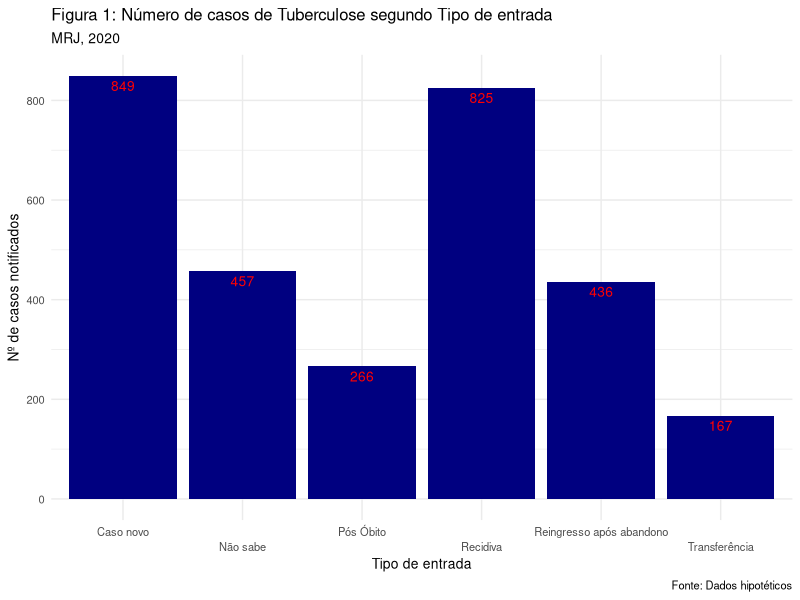
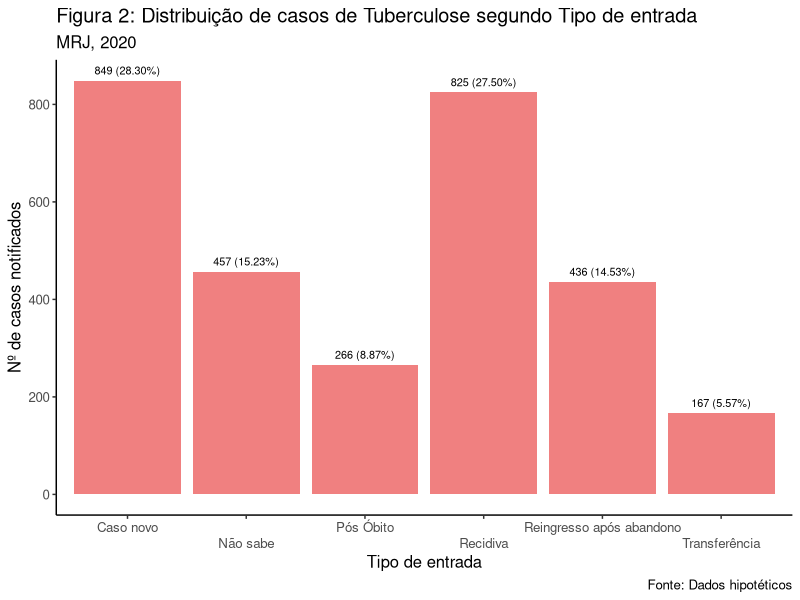
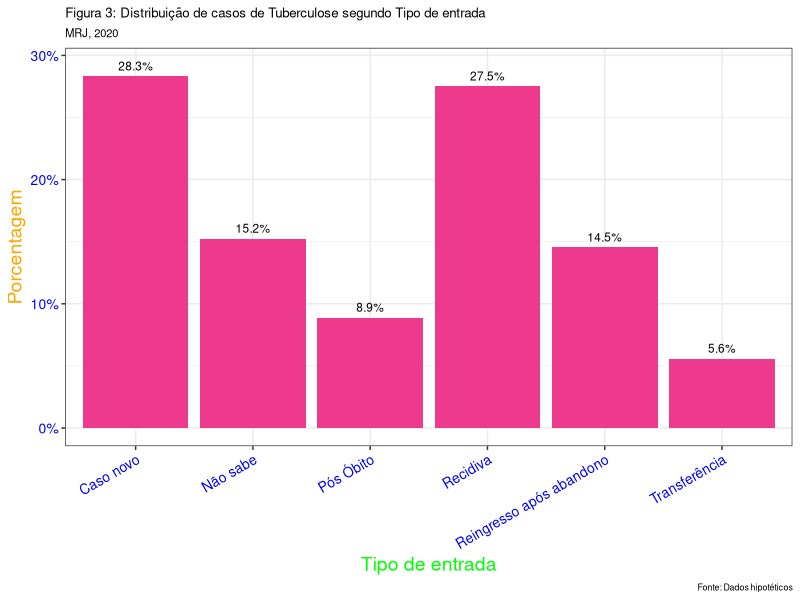
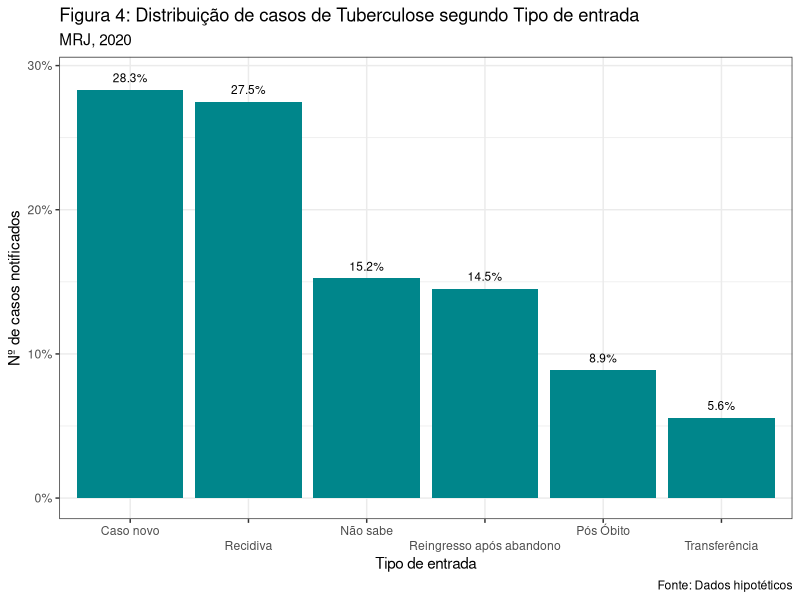
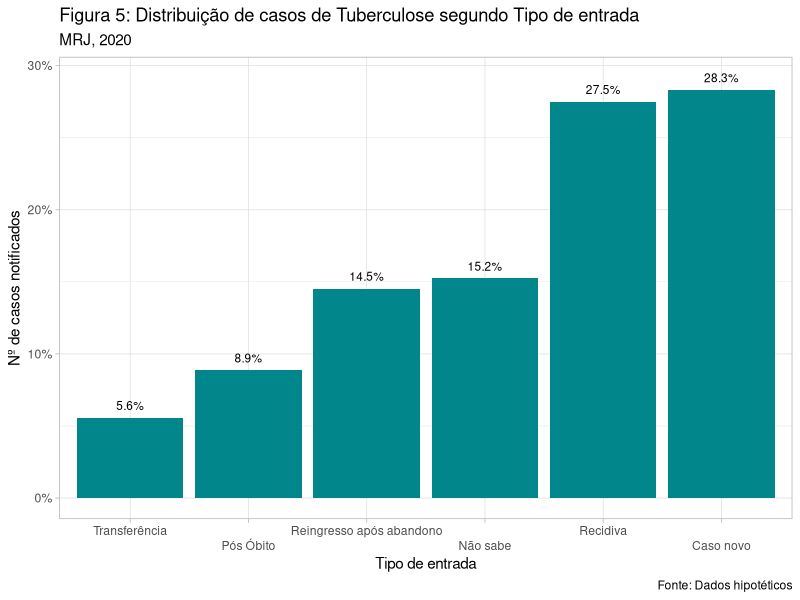
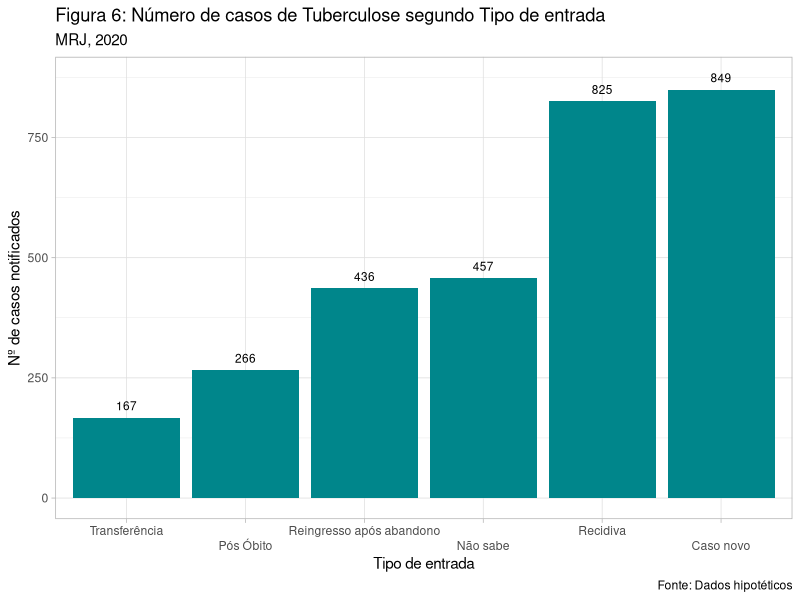
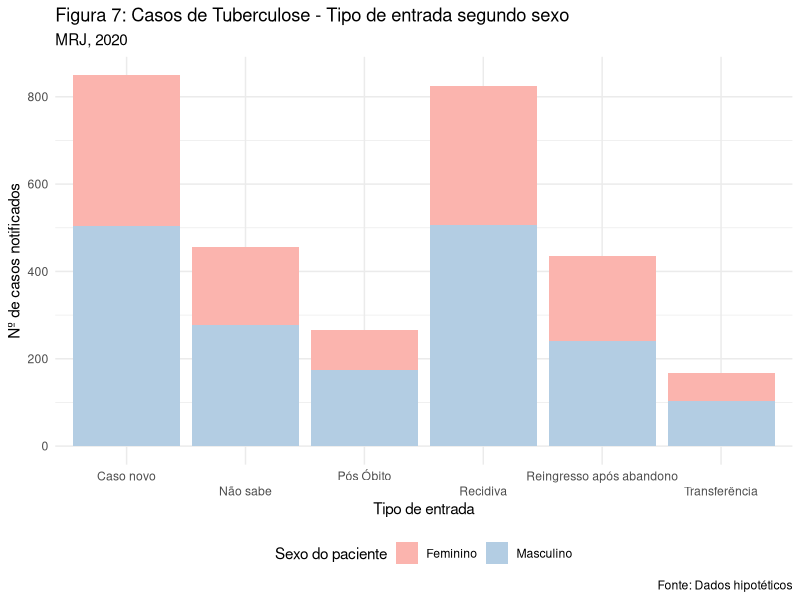
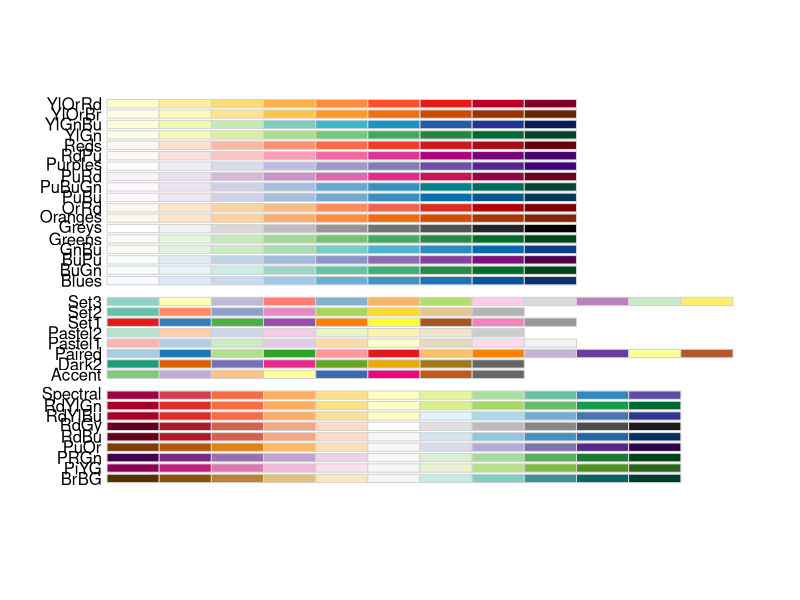

Here is the R script that generated these plots, in order:
#########################################################
## GRÁFICO DE COLUNAS NO GGPLOT                        ##
## EVITANDO QUE CATEGORIAS DO EIXO X SE SOBREPONHAM    ##
## INSERINDO TEXTO/LABEL NA FIGURA - FREQ. E %         ##
## DADOS HIPOTETICOS                                   ##
## NATALIA PAIVA - IESC UFRJ                           ##
#########################################################
 

library(ggplot2) # grafico
library(scales) # para usar comando percent
library(dplyr) # manipular dados; usar %>%


# criando "base de dados" ficticia

tipo <- sample(c("Caso novo", "Pós Óbito", "Recidiva",
                 "Reingresso após abandono", "Transferência",
                 "Não sabe"), size = 3000, replace = TRUE,
                  prob = c(0.30, 0.10, 0.25,0.15,0.05, 0.15))

sexo <- sample(c("Feminino", "Masculino"), size = 3000, replace = TRUE,  prob = c(0.40, 0.60))

dados <- data.frame(sexo, tipo)

dados[1:10,]


# 1 - Grafico de colunas para Tipo de entrada

ggplot(dados, aes(x= tipo)) +  
  geom_bar(fill = "navyblue")+ # cor azul escura
  geom_text(aes(label = ..count..), stat = "count", 
            vjust = 1.5, colour = "red", size= 3.5)+ # inserindo freq. absoluta, posicao= 1.5 (dentro da coluna), cor vermelha e tamanho 3.5
  scale_x_discrete(guide = guide_axis(n.dodge = 2)) + # evita que categorias do eixo x se sobreponham
  labs(x = "Tipo de entrada", y= "Nº de casos notificados",
       title= "Figura 1: Número de casos de Tuberculose segundo Tipo de entrada",
       subtitle = "MRJ, 2020",
       caption= "Fonte: Dados hipotéticos")+
  theme_minimal()+ # minimal com linhas de grades suaves
  theme(text = element_text(size=10))  # tamanho das letras = 10



# 2- Grafico de colunas para Tipo de entrada

ggplot(dados, aes(x= tipo)) +  
  geom_bar(fill = "lightcoral")+ # cor coral
  geom_text(aes(label = paste0(..count.., " (", percent(..count../sum(..count..)),")")), 
            stat = "count", vjust = - 0.75, colour = "black", size= 2.75)+ # inserindo freq. absoluta e (%), posicao= - 0.75 (negativo = acima da coluna), cor preta e tamanho 2.75
  scale_x_discrete(guide = guide_axis(n.dodge = 2)) + # evita que categorias do eixo x se sobreponham
  labs(x = "Tipo de entrada", y= "Nº de casos notificados",
       title= "Figura 2: Distribuição de casos de Tuberculose segundo Tipo de entrada",
       subtitle = "MRJ, 2020",
       caption= "Fonte: Dados hipotéticos")+
  theme_classic()+ # tipo classico - bem clean!
  theme(text = element_text(size=12))  # tamanho das letras = 12


# 3- Grafico de colunas para Tipo de entrada (eixo Y em %)

# criando dataframe auxiliar p/ gerar %
tipo.aux <- dados %>% group_by(tipo) %>% tally() %>% mutate(porcent = n/sum(n)*100) %>% print()

ggplot(tipo.aux, aes(x= tipo, y = porcent)) +  
  geom_bar(stat= "identity", fill= "violetred2")+ # cor violeta
  geom_text(label= paste0(round(tipo.aux$porcent, 1), "%"), # inserindo porcent arredondado p/ 1 casa e o simbolo %
    nudge_x = 0, nudge_y = 0.85, size= 3) + # no eixo x = meio da barra, no eixo y = 0.85 acima da coluna, tamanho 3
  scale_y_continuous(labels = scales::percent_format(scale = 1)) + # inserindo eixo Y em %
  labs(x = "Tipo de entrada", y= "Porcentagem",
       title= "Figura 3: Distribuição de casos de Tuberculose segundo Tipo de entrada",
       subtitle = "MRJ, 2020",
       caption= "Fonte: Dados hipotéticos")+
  theme_bw()+ # tema bw
  theme(axis.text.x = element_text(color = "blue", size = 10, angle = 30, hjust= 1),
        axis.text.y = element_text(color = "blue", size = 10),  
        axis.title.x = element_text(color = "green", size = 14),
        axis.title.y = element_text(color = "orange", size = 14),
        title = element_text(size= 8)) # como mexer nos textos dos eixos e titulo


# 4- Grafico de colunas para Tipo de entrada (eixo Y em % e ordem decrescente)

# criando dataframe auxiliar p/ gerar % 
# ops! se ja tiver criado tipo.aux nao precisa criar de novo
tipo.aux <- dados %>% group_by(tipo) %>% tally() %>% mutate(porcent = n/sum(n)*100) %>% print()

ggplot(tipo.aux, aes(x= reorder(tipo, - porcent), y = porcent)) +   # reorder ; negativo = decrescente
  geom_bar(stat= "identity", fill= "turquoise4")+ # cor turquesa
  geom_text(label= paste0(round(tipo.aux$porcent, 1), "%"), # inserindo porcent arredondado p/ 1 casa e o simbolo %
            nudge_x = 0, nudge_y = 0.85, size= 3) + # no eixo x = meio da barra, no eixo y = 0.85 acima da coluna, tamanho 3
  scale_y_continuous(labels = scales::percent_format(scale = 1)) + # inserindo eixo Y em %
  scale_x_discrete(guide = guide_axis(n.dodge = 2)) + # evita que categorias do eixo x se sobreponham
  labs(x = "Tipo de entrada", y= "Nº de casos notificados",
       title= "Figura 4: Distribuição de casos de Tuberculose segundo Tipo de entrada",
       subtitle = "MRJ, 2020",
       caption= "Fonte: Dados hipotéticos")+
  theme_bw() # tema bw


# 5- Grafico de colunas para Tipo de entrada (eixo Y em % e ordem crescente)

# criando dataframe auxiliar p/ gerar % 
# ops! se ja tiver criado tipo.aux nao precisa criar de novo
tipo.aux <- dados %>% group_by(tipo) %>% tally() %>% mutate(porcent = n/sum(n)*100) %>% print()

ggplot(tipo.aux, aes(x= reorder(tipo, + porcent), y = porcent)) +   # reorder ; positivo = crescente
  geom_bar(stat= "identity", fill= "turquoise4")+ # cor turquesa
  geom_text(label= paste0(round(tipo.aux$porcent, 1), "%"), # inserindo porcent arredondado p/ 1 casa e o simbolo %
            nudge_x = 0, nudge_y = 0.85, size= 3) + # no eixo x = meio da barra, no eixo y = 0.85 acima da coluna, tamanho 3
  scale_y_continuous(labels = scales::percent_format(scale = 1)) + # inserindo eixo Y em %
  scale_x_discrete(guide = guide_axis(n.dodge = 2)) + # evita que categorias do eixo x se sobreponham
  labs(x = "Tipo de entrada", y= "Nº de casos notificados",
       title= "Figura 5: Distribuição de casos de Tuberculose segundo Tipo de entrada",
       subtitle = "MRJ, 2020",
       caption= "Fonte: Dados hipotéticos")+
  theme_light() # tema light



# 6- Grafico de colunas para Tipo de entrada (ordem crescente e eixo Y freq absoluta)

# criando dataframe auxiliar p/ gerar % 
# ops! se ja tiver criado tipo.aux nao precisa criar de novo
tipo.aux <- dados %>% group_by(tipo) %>% tally() %>% mutate(porcent = n/sum(n)*100) %>% print()

ggplot(tipo.aux, aes(x= reorder(tipo,  n), y = n)) +   # reorder ; positivo = crescente
  geom_bar(stat= "identity", fill= "turquoise4")+ # cor turquesa
  scale_x_discrete(guide = guide_axis(n.dodge = 2)) + # evita que categorias do eixo x se sobreponham
  geom_text(label= tipo.aux$n, # inserindo freq absoluta
            nudge_y = 25, size= 3) +  # precisa mexer no nudge_y para aletrar posicao do texto
  labs(x = "Tipo de entrada", y= "Nº de casos notificados",
       title= "Figura 6: Número de casos de Tuberculose segundo Tipo de entrada",
       subtitle = "MRJ, 2020",
       caption= "Fonte: Dados hipotéticos")+
  theme_light() # tema light


# 7- Grafico de colunas para Tipo de entrada segundo sexo

# Nota que voltamos para base de dados original

ggplot(dados, aes(x= tipo)) +   
  geom_bar(aes(fill= sexo)) + # colunas empilhadas
  scale_fill_brewer(palette = "Pastel1") + #Pastel2, Dark1, Set2...
  scale_x_discrete(guide = guide_axis(n.dodge = 2)) + # evita que categorias do eixo x se sobreponham
  labs(x = "Tipo de entrada", y= "Nº de casos notificados", fill = "Sexo do paciente", #fill= titulo da legenda
       title= "Figura 7: Casos de Tuberculose - Tipo de entrada segundo sexo",
       subtitle = "MRJ, 2020",
       caption= "Fonte: Dados hipotéticos")+
  theme_minimal() + # tema minimal
  theme(legend.position = "bottom") # legenda embaixo


# veja mais cores brewer
library(RColorBrewer)
display.brewer.all(n=NULL, type="all", select=NULL, exact.n=TRUE,
                   colorblindFriendly=FALSE)



# 8- Grafico de colunas para Tipo de entrada segundo sexo

# Nota que voltamos para base de dados original

ggplot(dados, aes(x= tipo, group = sexo,  fill= sexo)) +   # reorder ; positivo = crescente
  geom_bar(aes(y= ..count..), stat="count", position=position_dodge()) + # position = "dodge" colunas lado a lado
  scale_fill_brewer(palette = "Set2", direction = -1) + # se remover ", direction = -1", Fem fica verde e Masc laranja
  scale_x_discrete(guide = guide_axis(n.dodge = 2)) + # evita que categorias do eixo x se sobreponham
  geom_text(aes(label= ..count.., 
                y=..count..), stat="count", vjust=-.5, size = 3, position=position_dodge(.9)) +
  labs(x = "Tipo de entrada", y= "Nº de casos notificados", fill = "Sexo", #fill= titulo da legenda
       title= "Figura 8: Casos de Tuberculose - Tipo de entrada segundo sexo",
       subtitle = "MRJ, 2020",
       caption= "Fonte: Dados hipotéticos")+
  theme_minimal() + # tema minimal
  theme(legend.position = "top") # legenda no topo


